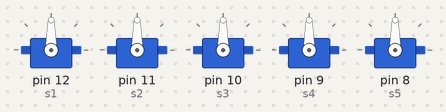
The sketch below on a simulated Arduino Uno, built with avr-gcc and run on an emulated ATmega328P. On the bench: 5 × servo. What the sketch prints to the serial monitor is not drawn.

Above: at 0.1 s.
At 0.77 s:
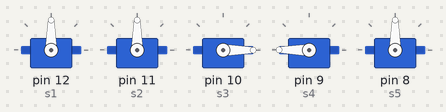
At 1.5 s:
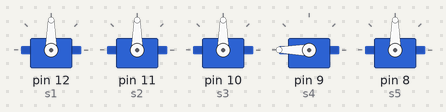
At 2.7 s:
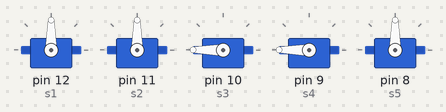
At 6.4 s:
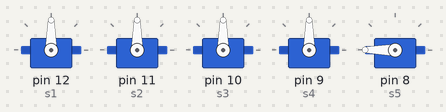
Timing chart, 0 to 8.3 s (numbered marks = the images above):
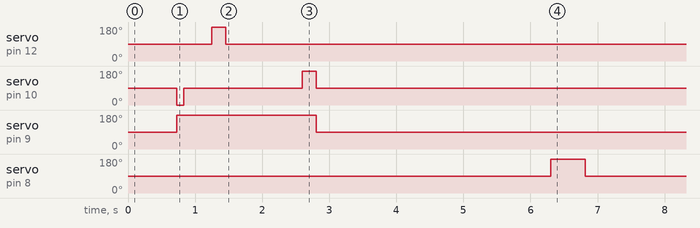

The sketch:

InverseKinematicsLatestInArduino.ino
```cpp
#include <Servo.h>


//DH Parameters
//L
float l1 = 8; float l2 = 9.5; float l3 = 9.5; float l4 = 0; float l5 = 0;
//D
float d1 = 15; float d2 = 0; float d3 = 0; float d4 = -1; float d5 = 4.5;

float pi = 3.14159265359;
float q11 = 1;
float q12 = 0.1;
float q13=0.1;
float q14;
float q21=0.1;
float q22=0.1;
float q23=0.1;
float q24;
float q31=0.1;
float q32=0;
float q33=0.1;
float q34;
float thetaB;
float thetaA;
float theta5;
float theta4;
float theta3;
float theta2;
float theta1;

Servo s1; Servo s2; Servo s3; Servo s4; Servo s5;
void setup() {
  // put your setup code here, to run once:
  Serial.begin(9600);
s1.attach(12); s2.attach(11); s3.attach(10); s4.attach(9); s5.attach(8);
q14 = 0;
q24 = 0;
q34 = 0;
}

void loop() {
  // put your main code here, to run repeatedly:

thetaB = asin(q33); //q33 needs to be in radians

//THETA 5
if (-q32>0)
{
  theta5 = acos(q31/cos(thetaB));
}else
{
  theta5 = asin(q32/cos(thetaB));
}

//THETA3
theta3 = asin(((-d5*sin(thetaB))-d1+q34)/l3);

//THETA4
if (theta3>0)
{
  theta4 = acos(q31/cos(theta5))-theta3;
}else
{
  theta4 = thetaB - theta3;
}

//THETA1
 theta1 = asin((q24-d5*sin(asin((q23)/cos(thetaB)))*cos(thetaB)-l3*sin(asin((q23)/cos(thetaB)))*cos(theta3)+d4*cos((acos((q13)/(cos(thetaB)))))-l2*sin(asin((q23)/cos(thetaB))))/l1);

//THETA2
if (q32>0)
{
  thetaA = acos(q13/cos(thetaB));
  theta2 = thetaA - theta1;
}else
{
  thetaA = asin(q23/cos(thetaB));
  theta2 = thetaA - theta1;
}


 theta4 = theta4+(pi/2);
 Serial.print(theta1);Serial.print('\t');
 Serial.print(theta2);Serial.print('\t');
 Serial.print(theta3);Serial.print('\t');
 Serial.print(theta4);Serial.print('\t');
 Serial.print(theta5);Serial.print('\t');

 s1.write(map(theta1,-pi/2,pi/2,0,180));
 s2.write(map(theta2,-pi/2,pi/2,0,180));
 s3.write(map(theta3,-pi/2,pi/2,0,180));
 s4.write(map(theta4,-pi/2,pi/2,0,180));
 s5.write(map(theta5,-pi/2,pi/2,0,180));
 q33 = q33+0.01;
 if (q33>1)
 {
  q33 = 1;
 }
 q32 = q32+0.01;
 if (q32>1)
 {
  q32 = 1;
 }
  q31 = q31+0.01;
   if (q31>1)
 {
  q31 = 1;
 }
  q23 = q23 +0.01;
  if (q23>1)
 {
  q23 = 1;
 }
 q14 = q14+1;
 q24 = q24+1;
 q34 = q34+1;
 delay(100);
}
```

Measured:
- by itself, servo on pin 12 (s1): 90° → 180° at 1.2 s, → 90° 0.21 s later
- by itself, servo on pin 10 (s3): 90° → 0° at 0.73 s, → 90° 0.10 s later, → 180° 1.8 s later, → 90° 0.21 s later
- by itself, servo on pin 9 (s4): 90° → 180° at 0.73 s, → 90° 2.1 s later
- by itself, servo on pin 8 (s5): 90° → 180° at 6.3 s, → 90° 0.51 s later
